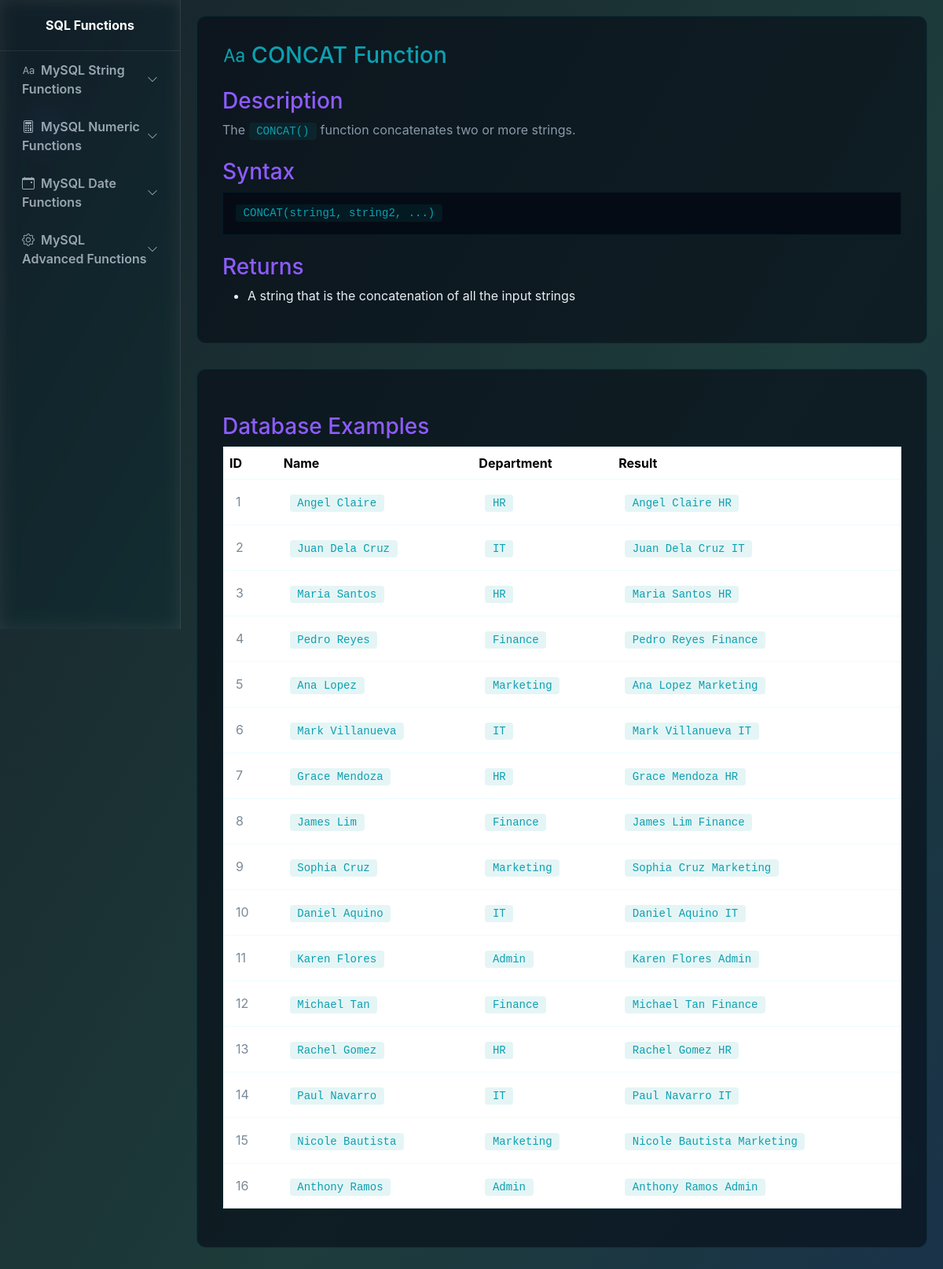
The page /pages/string/concat.php on the database its author committed.
### tables this page shows
CREATE TABLE `employee` (
  `ID` int(11) NOT NULL,
  `Name` varchar(50) NOT NULL,
  `Department` varchar(50) NOT NULL,
  `Salary` decimal(10,2) NOT NULL,
  `Hire_Date` date NOT NULL
);

### pages/string/concat.php (the view, shortened to what this page needs)
<!DOCTYPE html>
<html lang="en">
<head>
  <link href="https://cdn.jsdelivr.net/npm/bootstrap@5.3.2/dist/css/bootstrap.min.css" rel="stylesheet">
  <link href="https://cdn.jsdelivr.net/npm/bootstrap-icons@1.10.5/font/bootstrap-icons.css" rel="stylesheet">
    <link href="/IT223-TASK3/style.css" rel="stylesheet">
</head>
<body>
  <aside class="sidebar" id="sidebar">
    <div class="brand">
      <div class="fw-bold">SQL Functions</div>
    </div>
    <nav class="px-2">
      <a class="nav-link d-flex justify-content-between align-items-center"
         data-bs-toggle="collapse" href="#stringFunctions" role="button"
         aria-expanded="false" aria-controls="stringFunctions">
        <span><i class="bi bi-type me-2"></i>MySQL String Functions</span>
        <i class="bi bi-chevron-down small"></i>
      </a>
      <a class="nav-link d-flex justify-content-between align-items-center"
         data-bs-toggle="collapse" href="#numericFunctions" role="button"
         aria-expanded="false" aria-controls="numericFunctions">
        <span><i class="bi bi-calculator me-2"></i>MySQL Numeric Functions</span>
        <i class="bi bi-chevron-down small"></i>
      </a>
      <a class="nav-link d-flex justify-content-between align-items-center"
         data-bs-toggle="collapse" href="#dateFunctions" role="button"
         aria-expanded="false" aria-controls="dateFunctions">
        <span><i class="bi bi-calendar-event me-2"></i>MySQL Date Functions</span>
        <i class="bi bi-chevron-down small"></i>
      </a>
      <a class="nav-link d-flex justify-content-between align-items-center"
         data-bs-toggle="collapse" href="#advancedFunctions" role="button"
         aria-expanded="false" aria-controls="advancedFunctions">
        <span><i class="bi bi-gear me-2"></i>MySQL Advanced Functions</span>
        <i class="bi bi-chevron-down small"></i>
      </a>
    </nav>
  </aside>
<div class="page-content">
  <div class="function-card">
    <h2><i class="bi bi-type me-2"></i>CONCAT Function</h2>
    <h3>Description</h3>
    <p>The <code>CONCAT()</code> function concatenates two or more strings.</p>
    <h3>Syntax</h3>
    <pre><code>CONCAT(string1, string2, ...)</code></pre>
    <h3>Returns</h3>
    <ul style="color: #e6eef3;">
      <li>A string that is the concatenation of all the input strings</li>
    </ul>
  </div>
  <div class="function-card">
    <h3>Database Examples</h3>
    <table class="table example-table">
      <thead>
        <tr>
          <th>ID</th>
          <th>Name</th>
          <th>Department</th>
          <th>Result</th>
        </tr>
      </thead>
      <tbody>
        <?php
          include "../../config.php";
              $sql = "SELECT ID, Name, Department, CONCAT(Name, ' ', Department) AS concat_result FROM employee LIMIT 20";
              $result = $conn->query($sql);
              if ($result) {
                while ($row = $result->fetch_assoc()) {
                  echo "<tr>";
                  echo "<td>" . htmlspecialchars($row['ID']) . "</td>";
                  echo "<td><code>" . htmlspecialchars($row['Name']) . "</code></td>";
                  echo "<td><code>" . htmlspecialchars($row['Department']) . "</code></td>";
                  echo "<td><code>" . htmlspecialchars($row['concat_result']) . "</code></td>";
                  echo "</tr>";
                }
              } else {
                echo "<tr><td colspan=\"4\">Query error: " . htmlspecialchars($conn->error) . "</td></tr>";
              }
        ?>
      </tbody>
    </table>
  </div>
</div>
</body>
</html>

### style.css (style rules this page uses)
:root { --bg:#0B0F16; --card: rgba(255,255,255,0.05); --glass: rgba(255, 255, 255, 0.06); --glass1: rgba(13, 43, 70, 0.712); --accent1:#00E5FF; --accent2:#8E5CFF; --accent3:#0ca0b1; --muted:#9AA7B2; --glass-border: rgba(255,255,255,0.08); --cardA: rgba(69, 47, 140, 0.701); }
body { margin: 0; font-family: Inter, system-ui, -apple-system, "Segoe UI", Roboto, "Helvetica Neue", Arial; color: #e6eef3; min-height: 100vh; background: radial-gradient(600px 400px at 10% 10%, rgba(92,110,255,0.06), transparent 8%), radial-gradient(700px 450px at 90% 90%, rgba(0,229,168,0.04), transparent 8%); position: relative; overflow-x: hidden; }
.sidebar { width: 230px; position: fixed; height: 100vh; top: 0; left: 0; background: var(--glass); backdrop-filter: blur(10px) saturate(120%); border-right: 1px solid var(--glass-border); color: white; display: flex; flex-direction: column; transition: all .3s ease; z-index: 3000; overflow: hidden; }
.sidebar .brand { text-align: center; padding: 20px; border-bottom: 1px solid var(--glass-border); }
.sidebar nav { flex: 1; overflow-y: auto; padding-bottom: 20px; }
.sidebar nav a, .sidebar nav .nav-link { display: block; color: var(--muted); padding: 12px 20px; text-decoration: none; font-weight: 600; border-radius: 8px; transition: all .2s; }
.page-content { margin-left: 230px; padding: 20px; background: transparent; transition: margin-left .3s; }
h2, h3, h5, h6 { color: var(--accent1); }
.function-card { background: rgba(6, 11, 20, 0.6); border: 1px solid rgba(0, 229, 255, 0.1); border-radius: 12px; padding: 2rem; margin-bottom: 2rem; }
.function-card h2 { color: var(--accent3); font-size: 1.8rem; }
.function-card h3 { color: var(--accent2); margin-top: 1.5rem; }
.function-card p { color: #8a9aaa; }
.function-card code { background: rgba(0, 155, 155, 0.1); color: var(--accent3); padding: 0.2rem 0.6rem; border-radius: 4px; font-family: "Courier New", monospace; }
.function-card pre { background: rgba(6, 11, 20, 0.9); border: 1px solid rgba(0, 229, 255, 0.08); padding: 1rem; overflow-x: auto; color: var(--accent3); }
.example-table { background: rgba(6, 11, 20, 0.5); border: 1px solid rgba(0, 229, 255, 0.08); border-radius: 8px; }
.example-table thead { background: rgba(6, 11, 20, 0.8); color: var(--accent3); }
.example-table td { color: #7a8a99; padding: 1rem; }

### rows shown on the page
employee: ID "1", Name "Angel Claire", Department "HR", concat_result "Angel Claire HR"
employee: ID "2", Name "Juan Dela Cruz", Department "IT", concat_result "Juan Dela Cruz IT"
employee: ID "3", Name "Maria Santos", Department "HR", concat_result "Maria Santos HR"
employee: ID "4", Name "Pedro Reyes", Department "Finance", concat_result "Pedro Reyes Finance"
employee: ID "5", Name "Ana Lopez", Department "Marketing", concat_result "Ana Lopez Marketing"
employee: ID "6", Name "Mark Villanueva", Department "IT", concat_result "Mark Villanueva IT"
employee: ID "7", Name "Grace Mendoza", Department "HR", concat_result "Grace Mendoza HR"
employee: ID "8", Name "James Lim", Department "Finance", concat_result "James Lim Finance"
employee: ID "9", Name "Sophia Cruz", Department "Marketing", concat_result "Sophia Cruz Marketing"
employee: ID "10", Name "Daniel Aquino", Department "IT", concat_result "Daniel Aquino IT"
employee: ID "11", Name "Karen Flores", Department "Admin", concat_result "Karen Flores Admin"
employee: ID "12", Name "Michael Tan", Department "Finance", concat_result "Michael Tan Finance"
employee: ID "13", Name "Rachel Gomez", Department "HR", concat_result "Rachel Gomez HR"
employee: ID "14", Name "Paul Navarro", Department "IT", concat_result "Paul Navarro IT"
employee: ID "15", Name "Nicole Bautista", Department "Marketing", concat_result "Nicole Bautista Marketing"
employee: ID "16", Name "Anthony Ramos", Department "Admin", concat_result "Anthony Ramos Admin"
